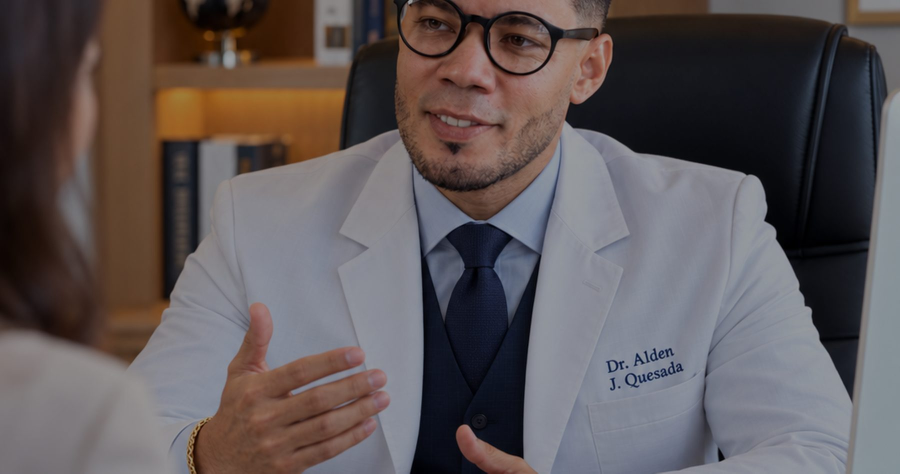
#> input picture conferencias/img/consultorio.jpg, 1800 x 947 px, given in place of 15.png, which was not available (shown at 1/2 size)
$ python arte.py out.png
#> lines starting #> are read from the running program, lines starting #| are printed output that depends on the picture; pictures that were not available may be replaced by others from this repository, and a replacement may not be noted
#!/usr/bin/env python3
"""Gera toda a arte da pagina a partir das fotos do Dr. Quesada.

As fotos da sessao profissional (11 a 15) substituem as de celular onde
ele nao aparece com livro na mao. Onde aparece, a de celular fica: e ela
que mostra a capa.

Nao usar 11.png com a capa legivel: nela os livros sairam com o texto
corrompido ("QUESSADA" com dois S, "De invisivel" sem acento, pilha da
esquerda espelhada). So o gesto de autografar se aproveita.
"""
import sys, os
from PIL import Image, ImageFilter, ImageEnhance, ImageDraw

ORIG = "/private/tmp/claude-501/-Users-drquesada/1aea2121-26b4-45a4-9936-e8a2d1834c55/images"
DEST = sys.argv[1]
FUNDO = (14, 11, 8)


def abrir(nome):
    return Image.open(os.path.join(ORIG, nome)).convert("RGB")


def recorte(im, razao, fy, fx, zoom=1.0):
    w, h = im.size
    if w / h > razao:
        ch, cw = h, int(h * razao)
    else:
        cw, ch = w, int(w / razao)
    cw, ch = int(cw * zoom), int(ch * zoom)
    cx = max(0, min(int(w * fx) - cw // 2, w - cw))
    cy = max(0, min(int(h * fy) - ch // 2, h - ch))
    return im.crop((cx, cy, cx + cw, cy + ch))


def salvar(im, caminho, larg, alt, q=86):
    os.makedirs(os.path.dirname(caminho), exist_ok=True)
    im.resize((larg, alt), Image.LANCZOS).save(
        caminho, "JPEG", quality=q, optimize=True, progressive=True)
    print(f"  {os.path.relpath(caminho, DEST):30s} {larg}x{alt}  {os.path.getsize(caminho)//1024} KB")


def figura(nome, razao, fy, fx, zoom, alt_px):
    im = recorte(abrir(nome), razao, fy, fx, zoom)
    return im.resize((int(im.width * alt_px / im.height), alt_px), Image.LANCZOS)


def mascara_dissolve(tam, borda):
    """Apaga a borda indicada, para a figura nascer da escuridao."""
    m = Image.new("L", tam, 255)
    d = ImageDraw.Draw(m)
    faixa = int(tam[0] * 0.5)
    for x in range(faixa):
        v = int(255 * (x / faixa) ** 1.4)
        col = x if borda == "esquerda" else tam[0] - 1 - x
        d.line([(col, 0), (col, tam[1])], fill=v)
    return m


# ---------------------------------------------------------------- cenario
# No modelo da referencia: ele sentado de um lado, em pe do outro, e o
# meio escuro e vazio, porque e por ali que a coluna de cards desce.
print("cenario:")
W, H = 1920, 1200
cen = Image.new("RGB", (W, H), FUNDO)

sentado = figura("15.png", 0.74, 0.46, 0.50, 1.00, H)
#> in abrir, returned value is the input picture: PIL image 1800x947 RGB; mean R, G, B 94.9, 86.7, 87.6
#> in recorte, `w, h = im.size`: w = 1800; h = 947
#> in recorte, `ch, cw = h, int(h * razao)`: cw = 700
#> in recorte, `cx = max(0, min(int(w * fx) - cw // 2, w - cw))`: cx = 550
#> in recorte, `cy = max(0, min(int(h * fy) - ch // 2, h - ch))`: cy = 0
empe    = figura("12.png", 0.68, 0.42, 0.50, 1.00, H)
#> call 2 of abrir, with nome = '12.png'
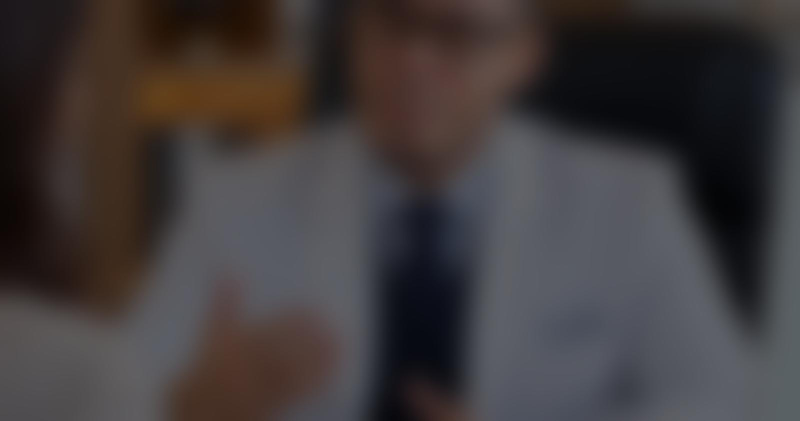
#> input picture conferencias/img/fundo-aviso.jpg, 1600 x 842 px, given in place of 12.png, which was not available (shown at 1/2 size)
#> in abrir, returned value is the input picture: PIL image 1600x842 RGB; mean R, G, B 64.1, 58.6, 59.3

# A borda que encosta no centro e a que dissolve.
cen.paste(sentado, (-int(sentado.width * 0.12), 0), mascara_dissolve(sentado.size, "direita"))
#> in mascara_dissolve, `m = Image.new("L", tam, 255)`: m: PIL image 887x1200 L; every value is 255
cen.paste(empe, (W - empe.width + int(empe.width * 0.12), 0), mascara_dissolve(empe.size, "esquerda"))
#> in mascara_dissolve (call 2), `m = Image.new("L", tam, 255)`: m: PIL image 815x1200 L; every value is 255
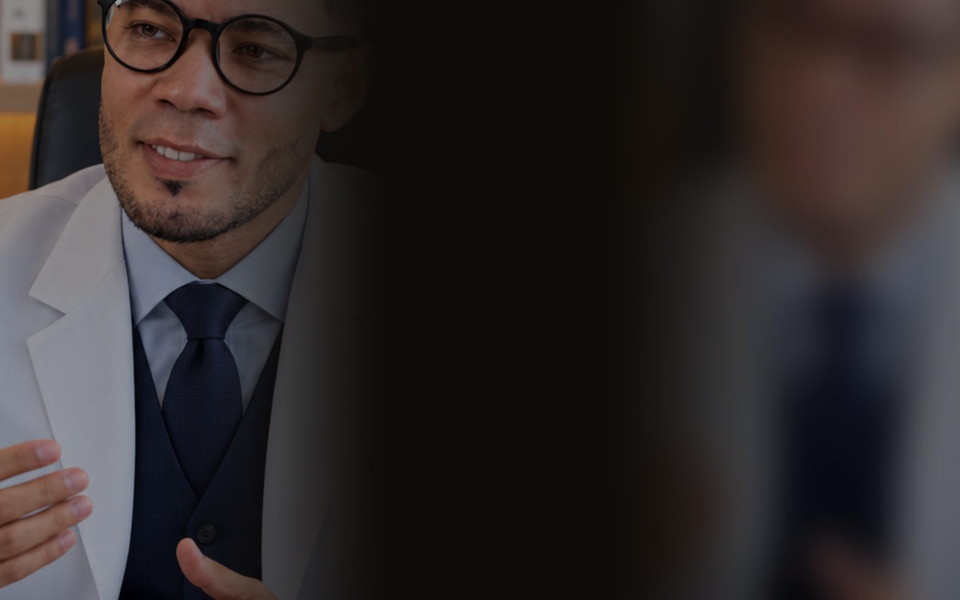
#> cen: PIL image 1920x1200 RGB (shown at 1/2 size); mean R, G, B 47.8, 42, 42.1

cen = ImageEnhance.Brightness(cen).enhance(0.50)
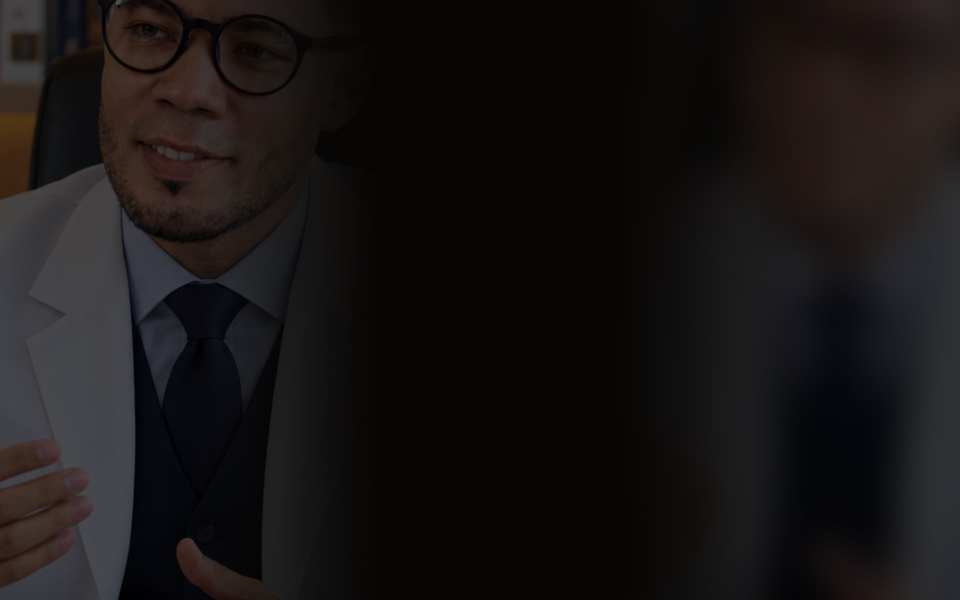
#> cen: PIL image 1920x1200 RGB (shown at 1/2 size); mean R, G, B 23.7, 20.7, 20.9
cen = ImageEnhance.Color(cen).enhance(0.74)

# Fecha o centro: e ali que a coluna de cards passa por cima.
veu = Image.new("L", (W, H), 0)
#> veu: PIL image 1920x1200 L; every value is 0
dv = ImageDraw.Draw(veu)
for x in range(W):
    t = abs(x - W / 2) / (W / 2)      # 0 no centro, 1 nas bordas
    dv.line([(x, 0), (x, H)], fill=int(232 * max(0.0, 1 - t * 1.75)))
cen.paste(Image.new("RGB", (W, H), FUNDO), (0, 0), veu)
salvar(cen, os.path.join(DEST, "fondo/cenario-ancho.jpg"), W, H, 76)

# No celular quase so se ve a faixa central: basta textura escura.
cenm = recorte(abrir("15.png"), 0.75, 0.44, 0.50)
cenm = cenm.filter(ImageFilter.GaussianBlur(30))
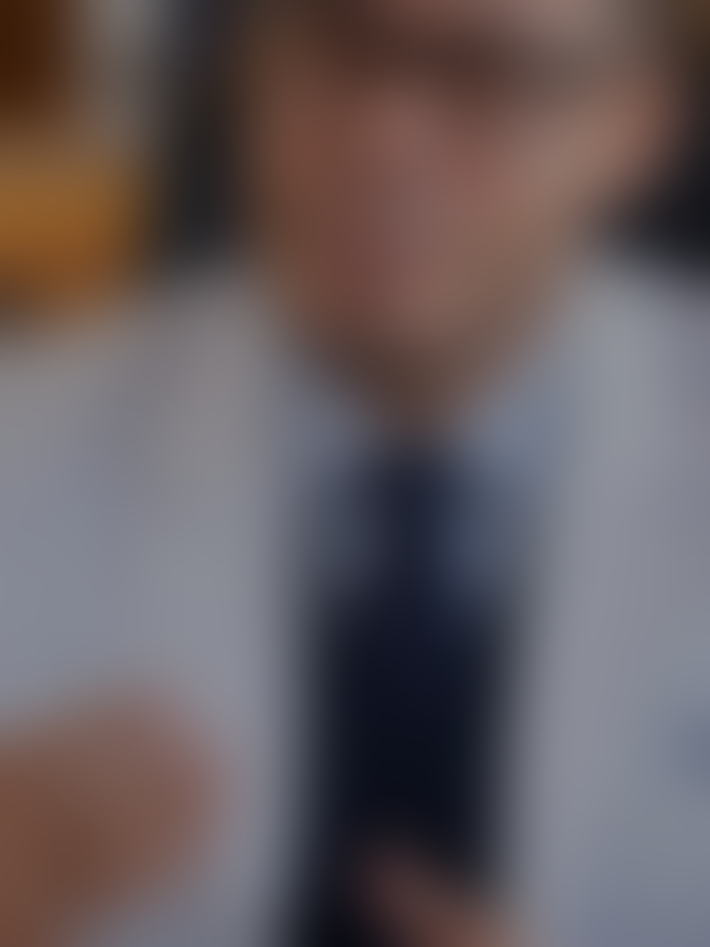
#> cenm: PIL image 710x947 RGB; mean R, G, B 101.8, 91.9, 94.3
cenm = ImageEnhance.Brightness(cenm).enhance(0.30)
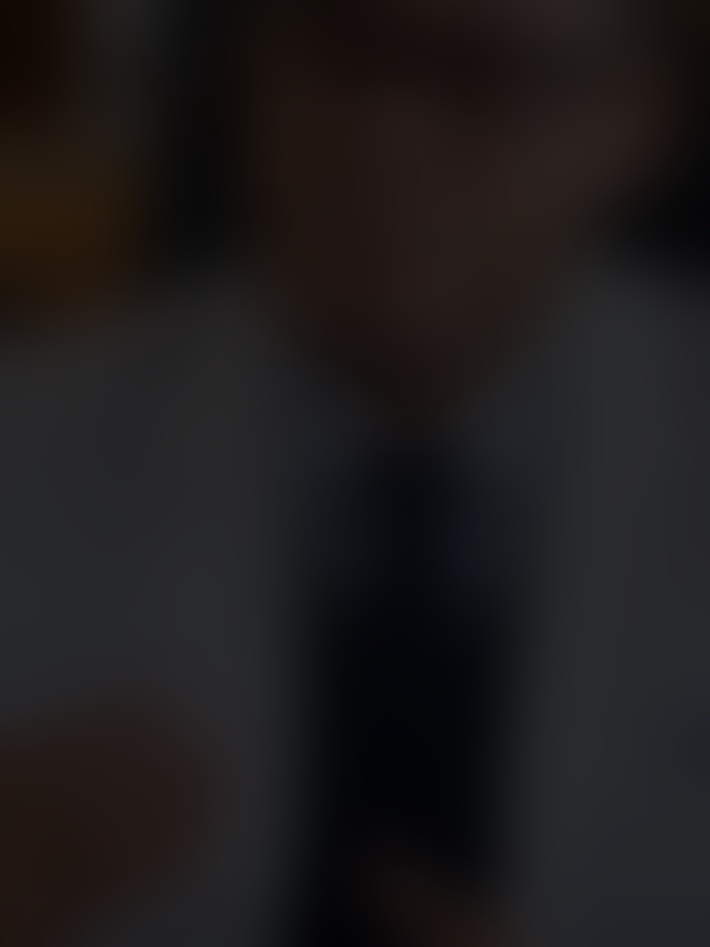
#> cenm: PIL image 710x947 RGB; mean R, G, B 30.1, 27.1, 27.9
cenm = ImageEnhance.Color(cenm).enhance(0.66)
salvar(cenm, os.path.join(DEST, "fondo/cenario.jpg"), 1200, 1600, 74)


# ---------------------------------------------------------------- avatar
print("avatar:")
salvar(recorte(abrir("12.png"), 1.0, 0.27, 0.50, 0.42),
       os.path.join(DEST, "dr/avatar.jpg"), 400, 400, 90)
#> call 4 of recorte, with razao = 1, fy = 0.27, fx = 0.5, zoom = 0.42
#> in recorte (call 4), `w, h = im.size`: w = 1600; h = 842
#> in recorte (call 4), `cw, ch = int(cw * zoom), int(ch * zoom)`: cw = 353
#> in recorte (call 4), `cx = max(0, min(int(w * fx) - cw // 2, w - cw))`: cx = 624
#> in recorte (call 4), `cy = max(0, min(int(h * fy) - ch // 2, h - ch))`: cy = 51
#> in recorte (call 4), `return im.crop((cx, cy, cx + cw, cy + ch))`:
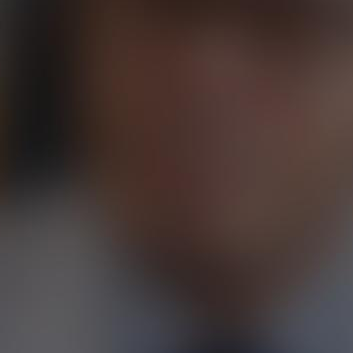
#> returned value: PIL image 353x353 RGB; mean R, G, B 69.2, 55.9, 53.4


# ----------------------------------------------------------------- cards
# A imagem do card e quase quadrada: 47% da largura por toda a altura.
# ATENCAO, LIMITE DE DOMINIO
# Este arquivo NAO pode gerar nada que o mockups.py gere. Card com
# mockup aprovado nao volta a ser foto: se o nome aparecer nas duas
# listas, rodar este script apaga o mockup em silencio, o arquivo
# continua respondendo 200 e a regressao so e vista a olho.
# Hoje sao do mockups.py: fin-diabetes*, mujer-delgada*, diabetes-es*.
print("cards:")
CARDS = [
    # arquivo,   nome,             fy,    fx,    zoom
    ("14.png", "consulta",       0.46,  0.52,  0.94),  # jaleco, paciente
    ("15.png", "mentoria",       0.46,  0.50,  0.90),  # poltrona
    ("13.png", "conferencia",    0.46,  0.58,  0.92),  # palco
    ("12.png", "contacto",       0.44,  0.50,  0.88),  # retrato que convida
]
for arquivo, nome, fy, fx, zoom in CARDS:
    salvar(recorte(abrir(arquivo), 1.15, fy, fx, zoom),
           os.path.join(DEST, f"card/{nome}.jpg"), 560, 487)
#> in recorte (call 5), `ch, cw = h, int(h * razao)`: ch = 842; cw = 968
#> in recorte (call 5), `cw, ch = int(cw * zoom), int(ch * zoom)`: cw = 909; ch = 791
#> in recorte (call 5), `cx = max(0, min(int(w * fx) - cw // 2, w - cw))`: cx = 378
#> in recorte (call 5), `cy = max(0, min(int(h * fy) - ch // 2, h - ch))`: cy = 0
#> in recorte (call 5), `return im.crop((cx, cy, cx + cw, cy + ch))`:
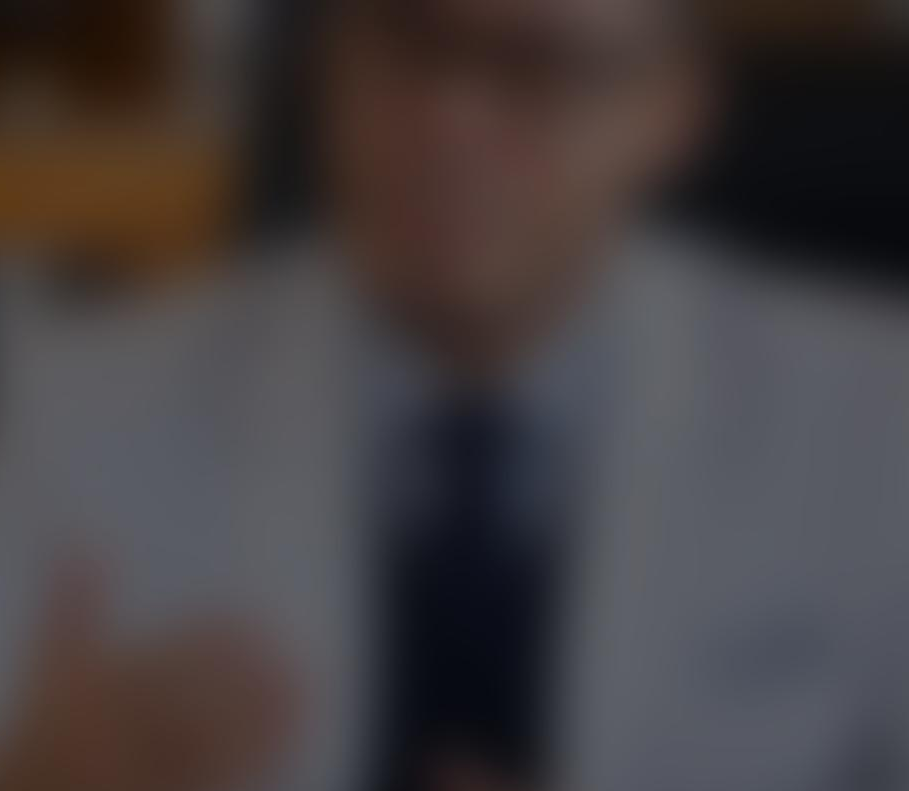
#> returned value: PIL image 909x791 RGB; mean R, G, B 68.5, 62.6, 64.1
#> (the run stopped early here; a loop or call above may not have finished)
